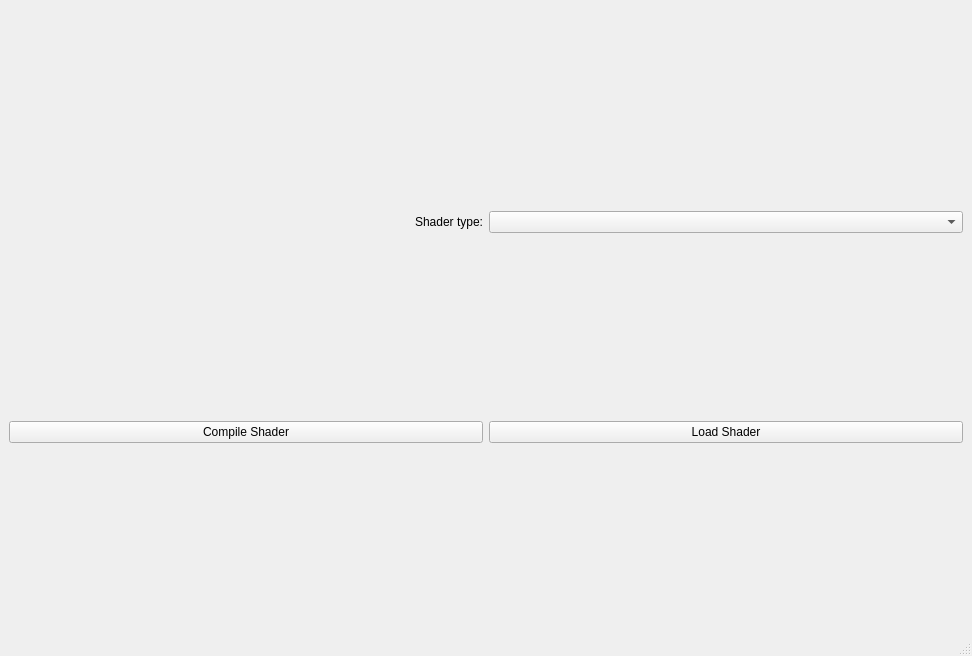
<?xml version="1.0" encoding="UTF-8"?>
<ui version="4.0">
 <class>MainWindow</class>
 <widget class="QMainWindow" name="MainWindow">
  <property name="geometry">
   <rect>
    <x>0</x>
    <y>0</y>
    <width>972</width>
    <height>656</height>
   </rect>
  </property>
  <property name="windowTitle">
   <string>ngl Qt Demo</string>
  </property>
  <widget class="QWidget" name="centralwidget">
   <layout class="QGridLayout" name="s_mainWindowGridLayout">
    <item row="2" column="1">
     <widget class="QPushButton" name="btn_loadShader">
      <property name="text">
       <string>Load Shader</string>
      </property>
     </widget>
    </item>
    <item row="0" column="0">
     <spacer name="spacer_openGl">
      <property name="orientation">
       <enum>Qt::Horizontal</enum>
      </property>
      <property name="sizeHint" stdset="0">
       <size>
        <width>40</width>
        <height>20</height>
       </size>
      </property>
     </spacer>
    </item>
    <item row="0" column="1">
     <spacer name="spacer_qsci">
      <property name="orientation">
       <enum>Qt::Horizontal</enum>
      </property>
      <property name="sizeHint" stdset="0">
       <size>
        <width>40</width>
        <height>20</height>
       </size>
      </property>
     </spacer>
    </item>
    <item row="2" column="0">
     <widget class="QPushButton" name="btn_compileShader">
      <property name="text">
       <string>Compile Shader</string>
      </property>
     </widget>
    </item>
    <item row="1" column="1">
     <widget class="QComboBox" name="cb_shaderType"/>
    </item>
    <item row="1" column="0">
     <widget class="QLabel" name="lbl_shaderType">
      <property name="text">
       <string>Shader type:</string>
      </property>
      <property name="alignment">
       <set>Qt::AlignRight|Qt::AlignTrailing|Qt::AlignVCenter</set>
      </property>
     </widget>
    </item>
   </layout>
  </widget>
  <widget class="QMenuBar" name="menubar">
   <property name="geometry">
    <rect>
     <x>0</x>
     <y>0</y>
     <width>972</width>
     <height>26</height>
    </rect>
   </property>
  </widget>
  <widget class="QStatusBar" name="statusbar"/>
 </widget>
 <resources/>
 <connections/>
</ui>
